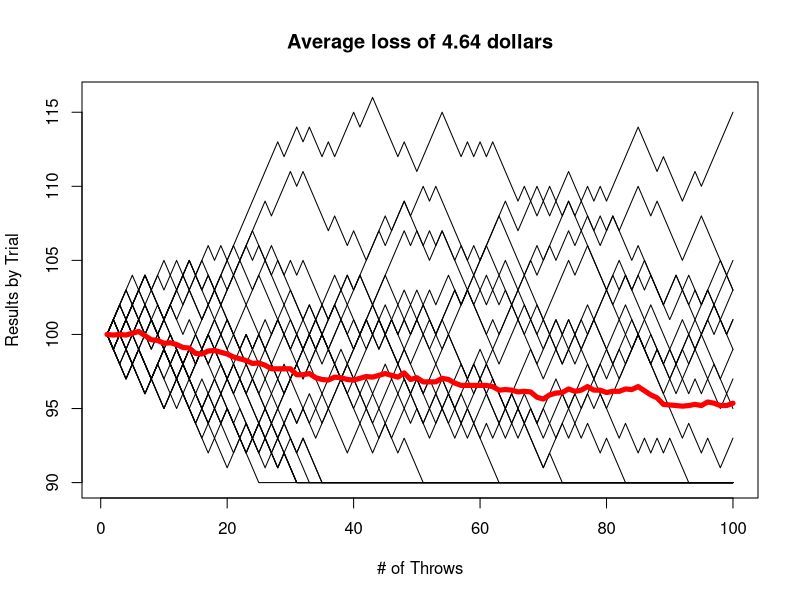

The R source for this figure:
## ---- chunk 1

nTrials <- 25
nThrows <- 100

mL <- 10
mG <- 40

resultsMat <- matrix(100, nrow = nThrows, ncol = nTrials)

for (j in 1:nTrials){
      for (i in 2:nThrows) {
            if ((resultsMat[i-1,j] == (100 - mL)) ||
                (resultsMat[i-1,j] == (100 + mG))) {
                  resultsMat[i,j] <- resultsMat[i-1,j]
            } else {
                  if (sample(1:37,1) < 19) {
                        resultsMat[i,j] <- resultsMat[i-1,j] + 1
                  } else {
                        resultsMat[i,j] <- resultsMat[i-1,j] - 1
                  }
            }
      }
}

avg <- rowMeans(resultsMat)

outcome <- avg[nThrows]

if (outcome >= 100) {
      lineColor <- "green"
      title <- sprintf("Average gain of %.2f dollars", 
                       abs(100 -outcome))
} else{
      lineColor <- "red"
      title <- sprintf("Average loss of %.2f dollars", 
                       abs(100 -outcome))
}

plot(1:nThrows,resultsMat[,1],'l', ylim = range(resultsMat),
     main = title,
     xlab = "# of Throws",
     ylab = "Results by Trial")

for (i in 2:nTrials) {
     lines(1:nThrows,resultsMat[,i])
}

lines(1:nThrows,avg,col = lineColor, lwd = 5)

